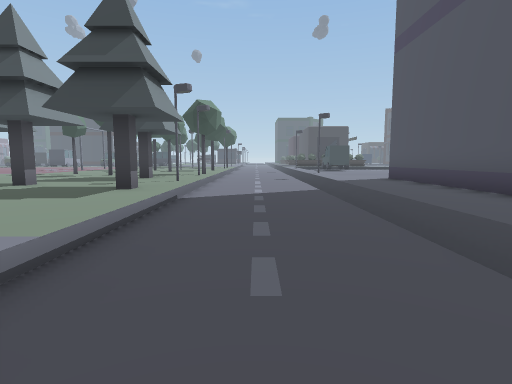
View 1 (above)

22 first-person views from a walk through a 3-D level made in the Unity game engine. The camera is 1.5 m above the floor, tilts 6° down and sees 80° across. The floor is counted in squares, 2 m on a side. Each view is taken from the middle of a square. On the plan, view 1 faces up. The plan holds only what a view shows up to about 10 squares ahead; the rest is blank. The place goes on beyond the plan. Some surface patterns are stand-ins.

View 2
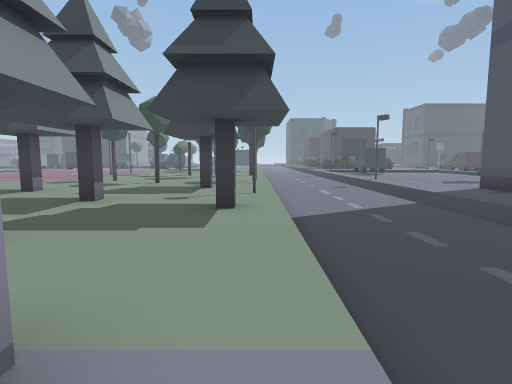

View 3
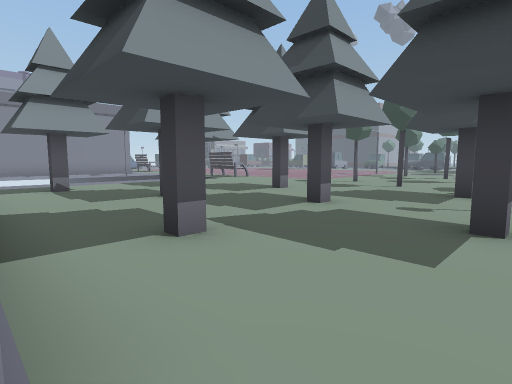

View 4
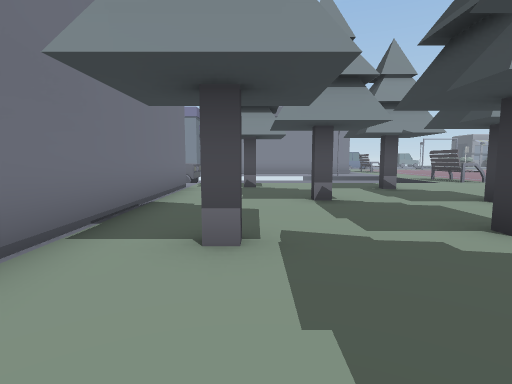

View 5
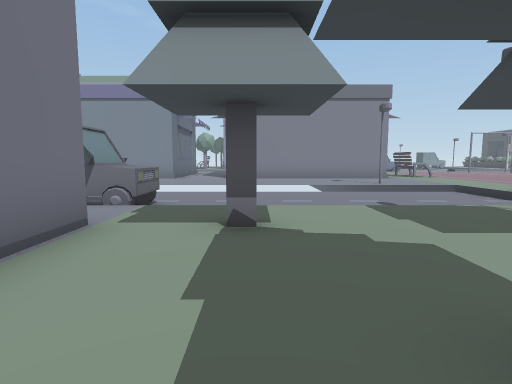

View 6
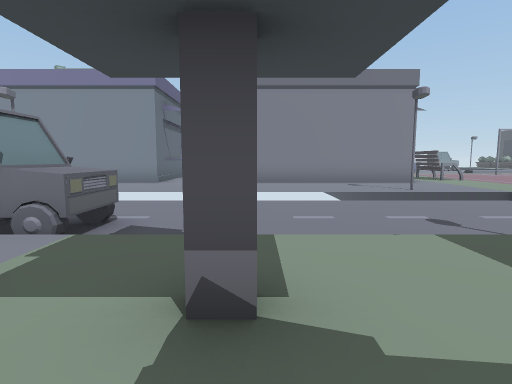

View 7
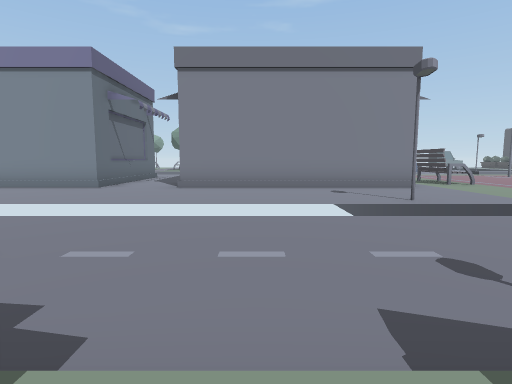

View 8
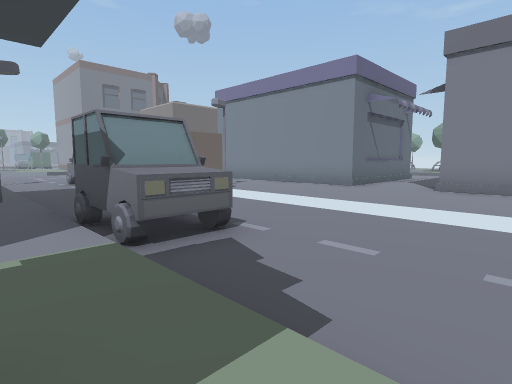

View 9
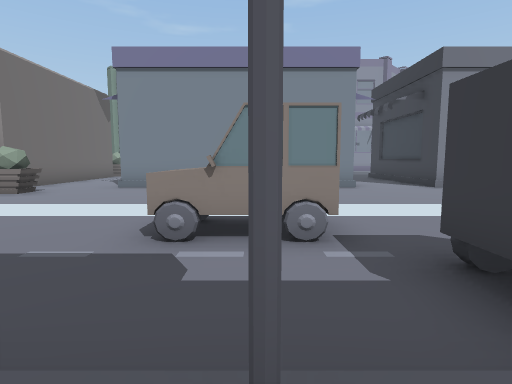

View 10
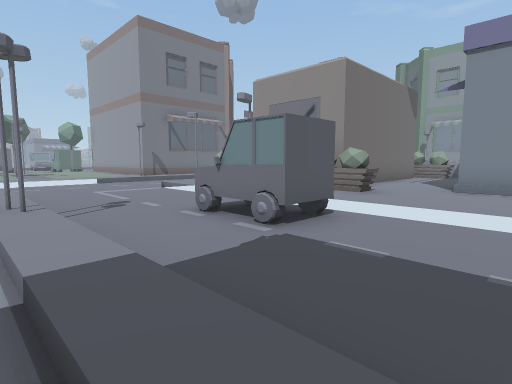

View 11
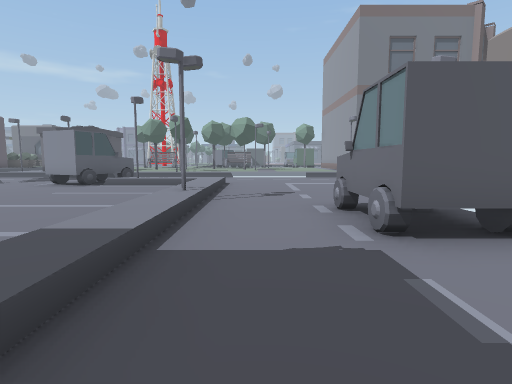

View 12
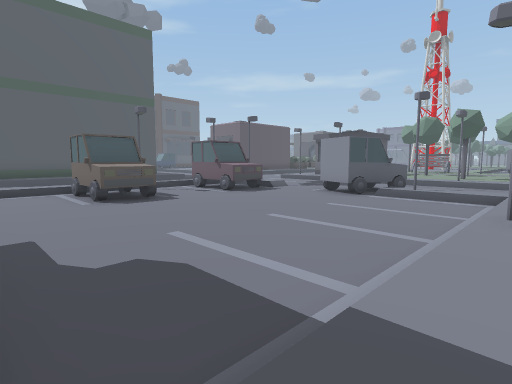

View 13
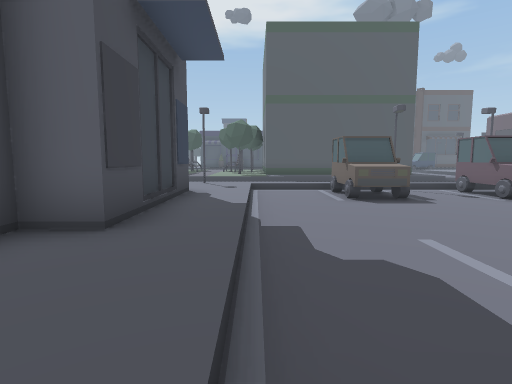

View 14
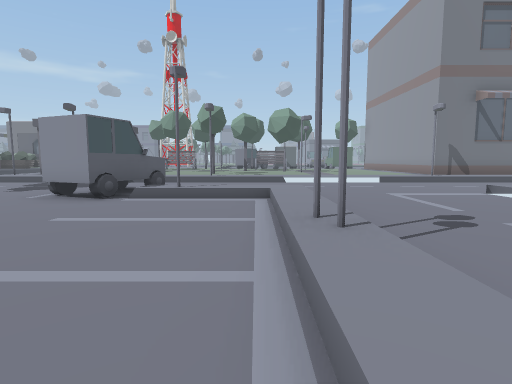

View 15
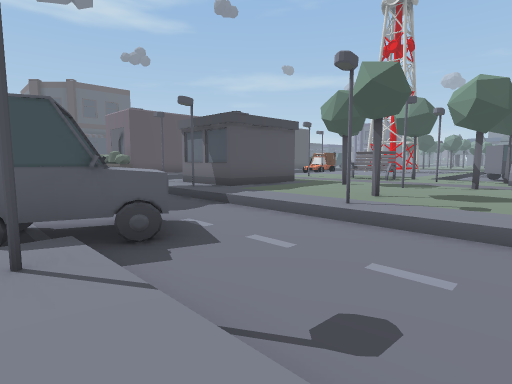

View 16
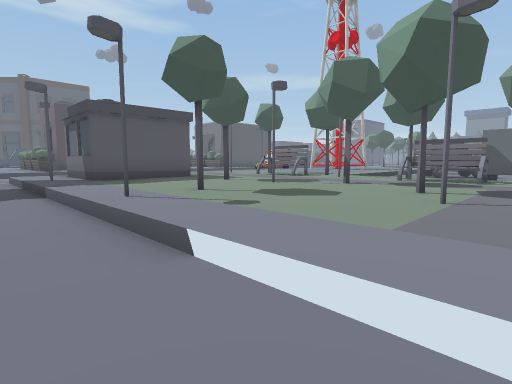

View 17
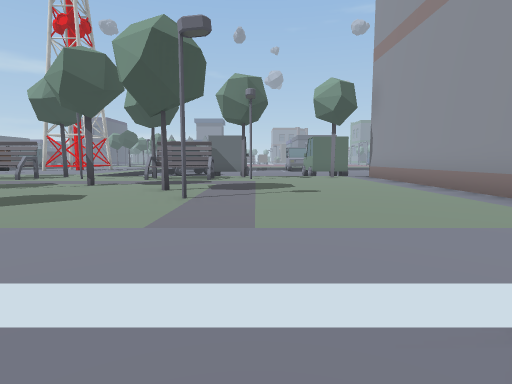

View 18
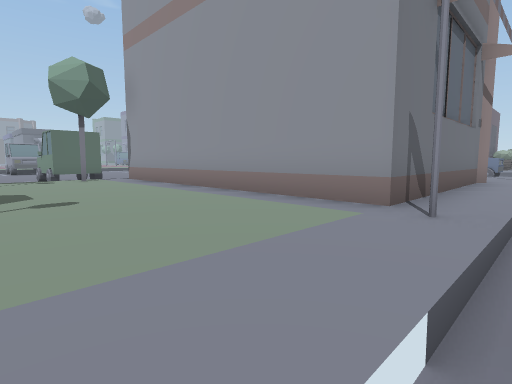

View 19
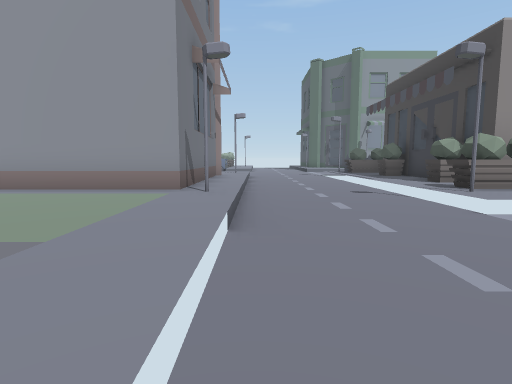

View 20
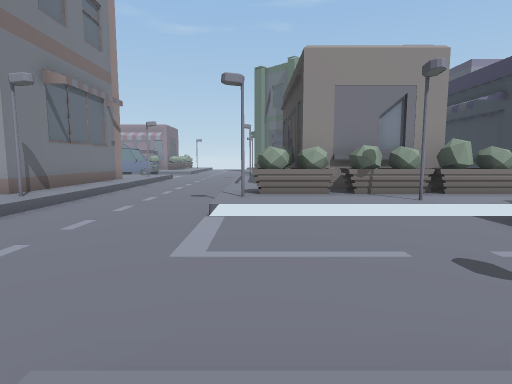

View 21
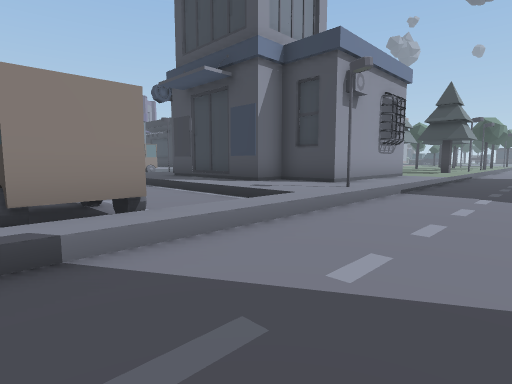

View 22
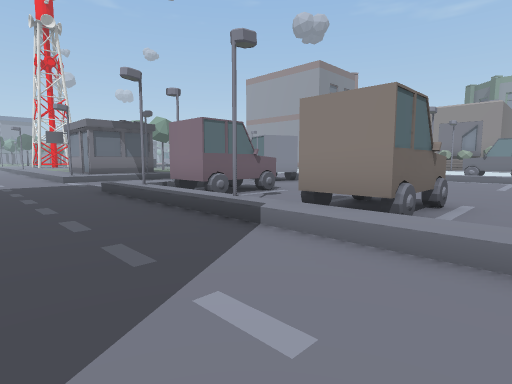

### Floor plan
Key: @ floor where view 1 was taken; # wall or solid block; . main floor; - floor 0.5 m lower than the main floor; / step, stairs or slope; = window, fence, low wall or low ledge; ^ raised ledge; O other object.
Columns run from 22 left of view 1 to 1 right of it. Each row starts with its distance up from view 1.
 11  ^......  ^.. ...#. .---
 10   ..../// /..........---
  9   O.../-- /........#.---
  8   O..#/--- ....#....#---
  7   O.../---/.#....#...---
  6   O.../---/........#.---
  5   O.../---/...#......---
  4   O.../---/#.....#...---
  3  OO.../---/..........---
  2  ...../--//.########.---
  1  ...../--#/.       #.---
  0  OO.../--^/.       #.-@
 -1   O...##--/.       #.--
 -2   O...#^--#. ##  ###.--
 -3   O   =#--/ ..####..#---
 -4   O  ./---/..........---
 -5  OO.../---///////////---
 -6 ....../---/---------/---
 -7 ....O./^--/---------/---
 -8  ...O./#--/-------#^/---
 -9  OOOO.//--/---------/---
-10    OO//---#---------#---
-11    OO./---/-------##/---
-12 OOO#O./---/------###/---
-13 ....O//---////##- /#/--
-14 ///////---////##-/ //--
-15 --------------#--------
-16 -----------------------
-17 -----------------------
-18 .....#.............. --
-19 #####............###
-20     #....#.......#
-21     #..........#.#
-22     #.....#..#...
-23     #.......#...
-24     #...........
-25     #.....##.#.##
-26     #.#.......#..
-27
-28      ^#
-29       #

Where each view was taken, in squares from view 1:
view 1: 0 up, 0 right, facing up
view 2: 1 up, 2 left, facing up
view 3: 2 up, 2 left, facing up-left
view 4: 4 up, 2 left, facing left
view 5: 4 up, 7 left, facing left
view 6: 4 up, 9 left, facing left
view 7: 5 up, 11 left, facing left
view 8: 5 up, 11 left, facing down-left
view 9: 2 down, 11 left, facing left
view 10: 4 down, 11 left, facing down-left
view 11: 4 down, 13 left, facing down
view 12: 5 down, 12 left, facing down-right
view 13: 5 down, 12 left, facing right
view 14: 7 down, 11 left, facing down
view 15: 13 down, 12 left, facing down-right
view 16: 16 down, 14 left, facing down-right
view 17: 16 down, 14 left, facing down
view 18: 17 down, 14 left, facing down-left
view 19: 17 down, 12 left, facing left
view 20: 13 down, 11 left, facing left
view 21: 9 down, 1 right, facing up-left
view 22: 6 down, 1 right, facing down-left
